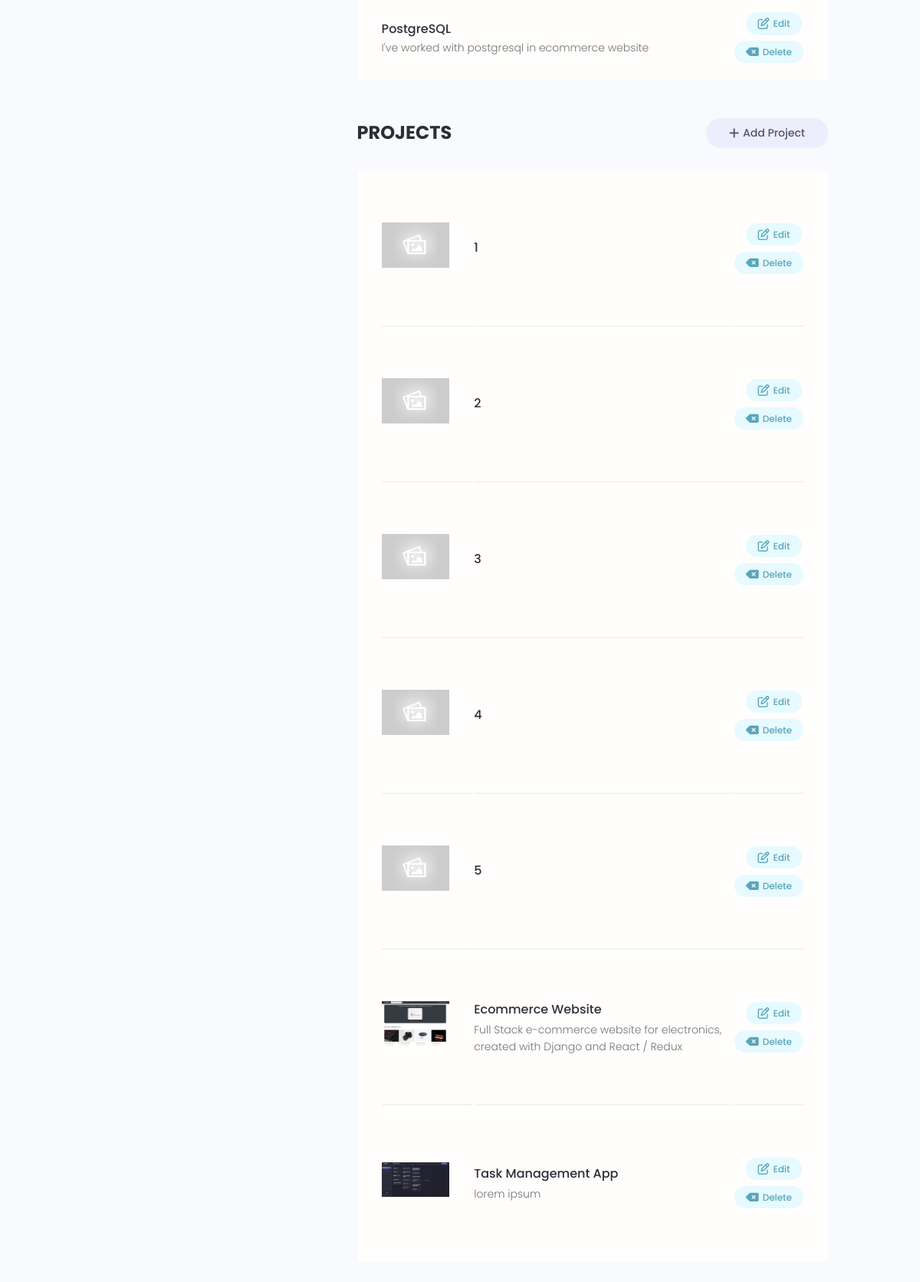
Page /account/ (signed in, lower part) on the earlier database version.
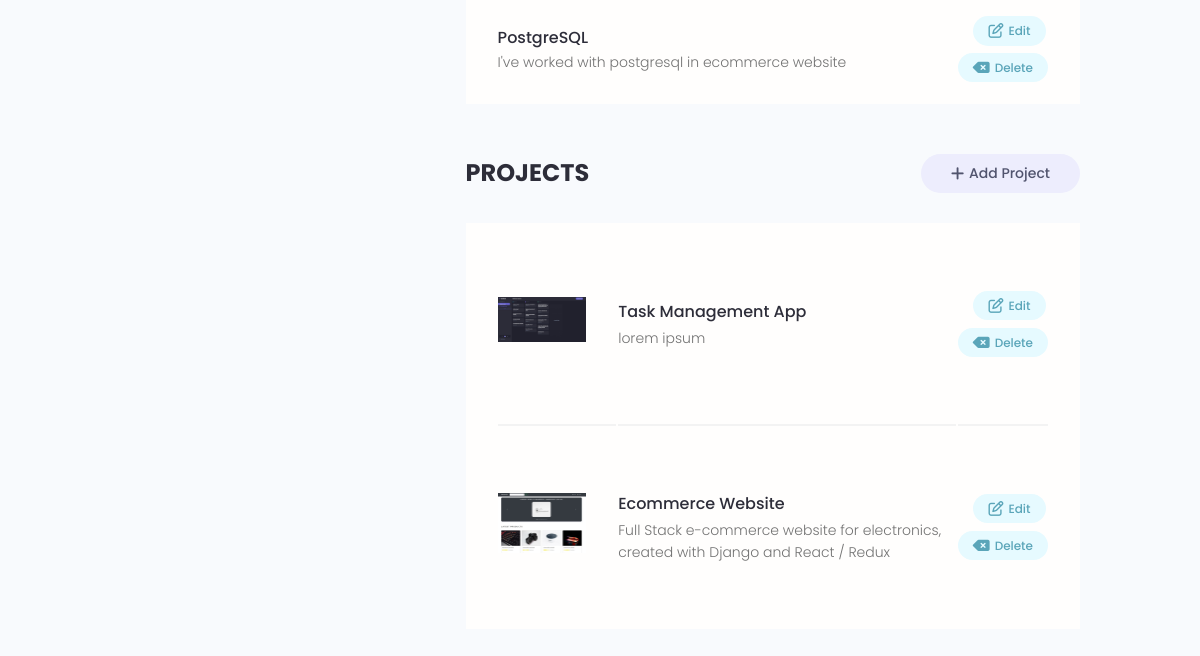
Same page on the later database version.
### users/models.py (models this page shows)
class Skill(models.Model):
    owner = models.ForeignKey(
        Profile, on_delete=models.CASCADE, null=True, blank=True)
    name = models.CharField(max_length=200, null=True, blank=True)
    description = models.TextField(null=True, blank=True)
    created = models.DateTimeField(auto_now_add=True)
    id = models.UUIDField(default=uuid.uuid4, unique=True,
                          primary_key=True, editable=False)
    def __str__(self):
        return str(self.name)

### projects/models.py (models this page shows, shortened)
class Project(models.Model):
    owner = models.ForeignKey(
        Profile, null=True, blank=True, on_delete=models.CASCADE)
    title = models.CharField(max_length=200)
    description = models.TextField(null=True, blank=True)
    featured_imaged = models.ImageField(
        null=True, blank=True, default='default.jpg')
    demo_link = models.CharField(max_length=1000, null=True, blank=True)
    source_link = models.CharField(max_length=1000, null=True, blank=True)
    vote_total = models.IntegerField(default=0)
    vote_ratio = models.IntegerField(default=0)
    tags = models.ManyToManyField('Tag', blank=True)
    created = models.DateTimeField(auto_now_add=True)
    id = models.UUIDField(default=uuid.uuid4, unique=True,
                          primary_key=True, editable=False)
    class Meta:
        ordering = ['-vote_ratio', '-vote_total', 'title']
    @property
    def imageURL(self):
        try:
            img = self.featured_imaged
        except:
            img = ''
        return img

### users/views.py (the view)
# urls.py: path('account/', views.userAccount, name='user-account'),
@login_required(login_url='login')
def userAccount(request):
    profile = request.user.profile
    context = {'profile': profile}
    return render(request, 'users/account.html', context)

### users/templates/users/account.html (shortened to what this page needs)
{% extends 'main.html' %}
{% block body %}
    <main class="settingsPage profile my-md">
        <div class="container">
            <div class="layout">
            <div class="column column--1of3">
            </div>
            <div class="column column--2of3">
                <table class="settings__table">
                    {% for skill in profile.skill_set.all %}
                        <tr>
                            <td class="settings__tableInfo">
                            <h4>{{ skill }}</h4>
                            {% if skill.description %}
                            <p>
                                {{skill.description}}
                            </p>
                            {% endif %}
                            </td>
                            <td class="settings__tableActions">
                            <a class="tag tag--pill tag--main settings__btn" href="{% url 'update-skill' skill.id %}"><i class="fa-regular fa-pen-to-square"></i> Edit</a>
                            <a class="tag tag--pill tag--main settings__btn" href="{% url 'delete-skill' skill.id %}?next=/account"><i class="fa-solid fa-delete-left"></i>
                                Delete</a>
                            </td>
                        </tr>
                    {% endfor %}
                </table>
                <div class="settings">
                <h3 class="settings__title">Projects</h3>
                <a class="tag tag--pill tag--sub settings__btn tag--lg" href="{% url 'create-project' %}"><i class="fa-solid fa-plus"></i> Add Project</a>
                </div>
                <table class="settings__table">
                    {% for project in profile.project_set.all %}
                    <tr>
                        <td class="settings__thumbnail">
                        <a href="{% url 'project' project.id %}"><img src="{{project.imageURL.url}}" alt="Project Thumbnail" /></a>
                        </td>
                        <td class="settings__tableInfo">
                        <a href="{% url 'project' project.id %}">{{project.title}}</a>
                        <p>
                           {{project.description|slice:"150"}}
                        </p>
                        </td>
                        <td class="settings__tableActions">
                        <a class="tag tag--pill tag--main settings__btn" href="{% url 'update-project' project.id %}"><i class="fa-regular fa-pen-to-square"></i> Edit</a>
                        <a class="tag tag--pill tag--main settings__btn" href="{% url 'delete-project' project.id %}?next=/account"><i class="fa-solid fa-delete-left"></i>
                            Delete</a>
                        </td>
                    </tr>
                    {% endfor %}
                </table>
            </div>
            </div>
        </div>
    </main>
{% endblock %}

Differences in the rows shown:
removed Project: imageURL (placeholder picture), title "1"
removed Project: imageURL (placeholder picture), title "2"
removed Project: imageURL (placeholder picture), title "3"
removed Project: imageURL (placeholder picture), title "4"
removed Project: imageURL (placeholder picture), title "5"
changed Project "Task Management App": moves up the list
